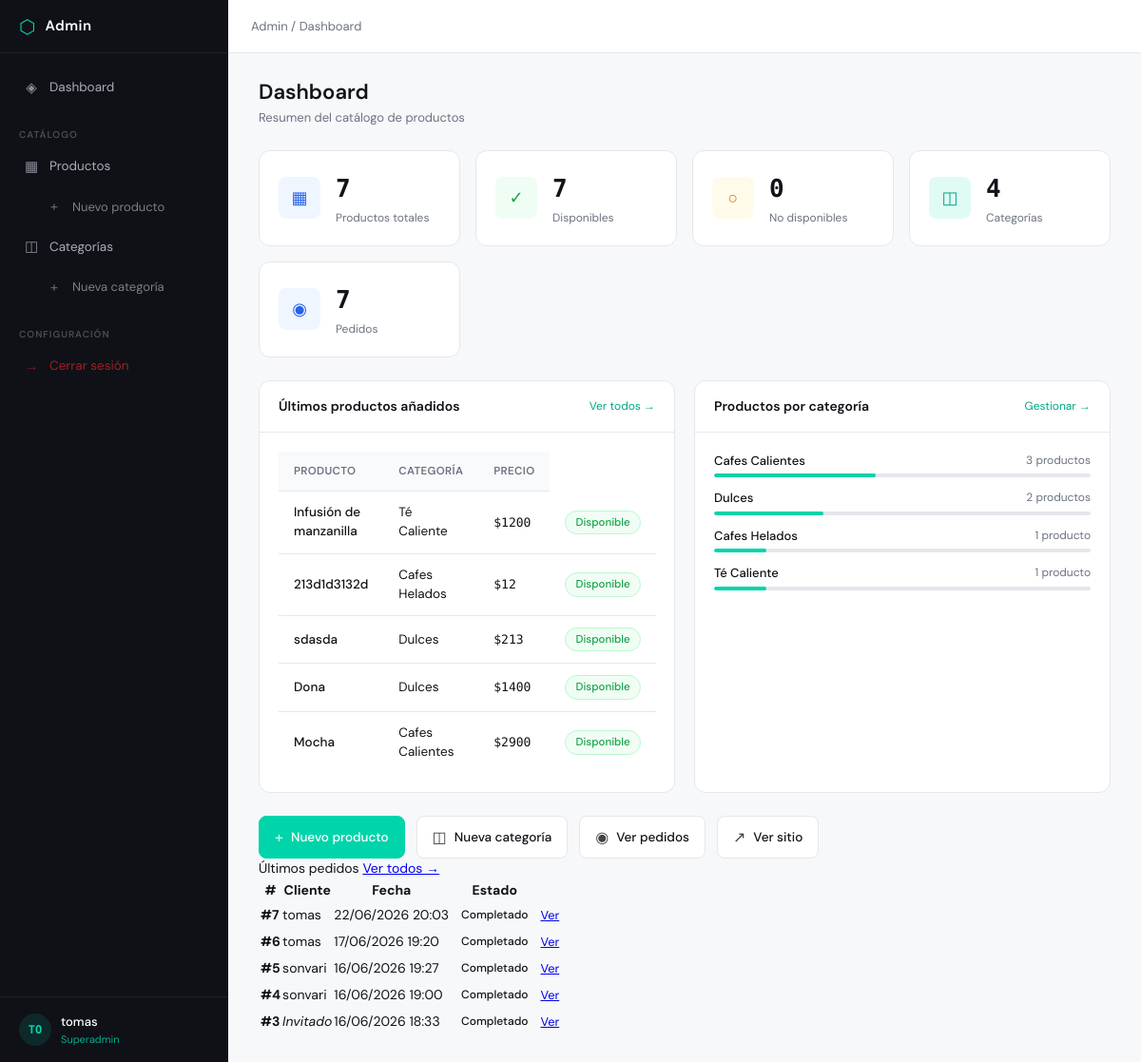
The page /panel/ (signed in) on the database its author committed.
### catalogo/models.py (models this page shows, shortened)
class Producto(models.Model):
    nombre = models.CharField(max_length=200)
    descripcion = models.TextField()
    precio = models.IntegerField()
    stock = models.IntegerField()
    image = models.ImageField(upload_to='productos/', null=True, blank=True)
    categoria = models.ForeignKey(Categoria, on_delete=models.CASCADE, related_name='productos')

class Categoria(models.Model):
    nombre = models.CharField( max_length=100)
    image = models.ImageField(upload_to='categorias/', null=True, blank=True)
    tiene_tamano = models.BooleanField(default=False)
    tiene_tipo_leche = models.BooleanField(default=False)

class Pedido(models.Model):
    cliente = models.ForeignKey(User, on_delete=models.SET_NULL, null=True, blank=True)
    fecha_pedido = models.DateTimeField(auto_now_add=True)
    completado = models.BooleanField(default=False)

### backoffice/views.py (the view)
# urls.py: path('', views.dashboard, name='admin_dashboard'), # Al entrar a /admin-panel/ cargará esto
@admin_required
def dashboard(request):
    total_productos = Producto.objects.count()
    total_categorias = Categoria.objects.count()
    total_pedidos = Pedido.objects.count()
    por_categoria = (Categoria.objects.annotate(num_productos=Count('productos')).order_by('-num_productos')[:5])
    ultimos_productos = Producto.objects.select_related('categoria').order_by('-id')[:5]
    ultimos_pedidos = Pedido.objects.select_related('cliente').order_by('-fecha_pedido')[:5]
    context = {
        'total_productos': total_productos,
        'productos_activos': total_productos,
        'productos_inactivos': 0,
        'total_categorias': total_categorias,
        'total_pedidos': total_pedidos,
        'valor_inventario': 0,
        'por_categoria': por_categoria,
        'ultimos_productos': ultimos_productos,
        'ultimos_pedidos': ultimos_pedidos,
        'sin_stock': Producto.objects.filter(stock=0).count(),
    }
    return render(request, 'admin_panel/dashboard.html', context)

### backoffice/views.py (called while the page is built)
def admin_required(view_func):
    @wraps(view_func)
    def _wrapped_view(request, *args, **kwargs):
        if not request.user.is_authenticated:
            messages.error(request, 'Debes iniciar sesión para acceder al panel.')
            return redirect('admin_login')
        if not (request.user.is_staff or request.user.is_superuser):
            messages.error(request, 'No tienes permisos para acceder al panel.')
            return redirect('inicio') # <-- Lo cambié a 'inicio' para que devuelva al home
        return view_func(request, *args, **kwargs)
    return _wrapped_view

### catalogo/context_processors.py (called while the page is built)
def cantidad_carrito(request):
    total = 0
    if 'carrito' in request.session: # si ya hay un carrito
        for key, value in request.session['carrito'].items():
            total += value['cantidad'] # suma la cantidad de cada prod guardado
    return {'cantidad_carrito' : total} #envia la cantidad al html

### catalogo/templates/admin_panel/dashboard.html (shortened to what this page needs)
{% extends 'admin_panel/base.html' %}
{% block breadcrumb %} / Dashboard{% endblock %}
{% block content %}
<div class="page-header">
  <h1 class="page-title">Dashboard</h1>
  <p class="page-subtitle">Resumen del catálogo de productos</p>
</div>
<div class="stats-grid">
  <div class="stat-card">
    <div class="stat-icon stat-icon--blue">▦</div>
    <div class="stat-body">
      <div class="stat-value">{{ total_productos }}</div>
      <div class="stat-label">Productos totales</div>
    </div>
  </div>
  <div class="stat-card">
    <div class="stat-icon stat-icon--green">✓</div>
    <div class="stat-body">
      <div class="stat-value">{{ productos_activos }}</div>
      <div class="stat-label">Disponibles</div>
    </div>
  </div>
  <div class="stat-card">
    <div class="stat-icon stat-icon--amber">○</div>
    <div class="stat-body">
      <div class="stat-value">{{ productos_inactivos }}</div>
      <div class="stat-label">No disponibles</div>
    </div>
  </div>
  <div class="stat-card">
    <div class="stat-icon stat-icon--teal">◫</div>
    <div class="stat-body">
      <div class="stat-value">{{ total_categorias }}</div>
      <div class="stat-label">Categorías</div>
    </div>
  </div>
  <div class="stat-card">
    <div class="stat-icon stat-icon--blue">◉</div>
    <div class="stat-body">
      <div class="stat-value">{{ total_pedidos }}</div>
      <div class="stat-label">Pedidos</div>
    </div>
  </div>
</div>
<div class="dashboard-grid">
  <div class="card">
    <div class="card-header">
      <h2 class="card-title">Últimos productos añadidos</h2>
      <a href="{% url 'admin_producto_lista' %}" class="card-link">Ver todos →</a>
    </div>
    <div class="card-body">
      {% if ultimos_productos %}
      <table class="table">
        <thead>
          <tr>
            <th>Producto</th>
            <th>Categoría</th>
            <th>Precio</th>
          </tr>
        </thead>
        <tbody>
          {% for p in ultimos_productos %}
          <tr>
            <td>
              <a href="{% url 'admin_producto_editar' p.pk %}" class="table-link">
                {{ p.nombre }}
              </a>
            </td>
            <td>{{ p.categoria.nombre|default:"—" }}</td>
            <td class="num">${{ p.precio }}</td>
            <td>
              <span class="badge {% if p.stock > 0 %}badge--green{% else %}badge--gray{% endif %}">
                {% if p.stock > 0 %}Disponible{% else %}Sin stock{% endif %}
              </span>
            </td>
          </tr>
          {% endfor %}
        </tbody>
      </table>
      {% else %}
      <p class="empty-state">No hay productos aún. <a href="{% url 'admin_producto_crear' %}">Crear el primero →</a></p>
      {% endif %}
    </div>
  </div>
  <div class="card">
    <div class="card-header">
      <h2 class="card-title">Productos por categoría</h2>
      <a href="{% url 'admin_categoria_lista' %}" class="card-link">Gestionar →</a>
    </div>
    <div class="card-body">
      {% if por_categoria %}
      <div class="cat-list">
        {% for cat in por_categoria %}
        <div class="cat-row">
          <div class="cat-info">
            <span class="cat-name">{{ cat.nombre }}</span>
            <span class="cat-count">{{ cat.num_productos }} producto{% if cat.num_productos != 1 %}s{% endif %}</span>
          </div>
          <div class="cat-bar-wrap">
            <div class="cat-bar" style="width: {% widthratio cat.num_productos total_productos 100 %}%"></div>
          </div>
        </div>
        {% endfor %}
      </div>
      {% else %}
      <p class="empty-state">Sin categorías. <a href="{% url 'admin_categoria_crear' %}">Crear una →</a></p>
      {% endif %}
    </div>
  </div>
</div>
<div class="quick-actions">
  <a href="{% url 'admin_producto_crear' %}" class="quick-btn quick-btn--primary">
    <span class="quick-icon">+</span>
    <span>Nuevo producto</span>
  </a>
  <a href="{% url 'admin_categoria_crear' %}" class="quick-btn">
    <span class="quick-icon">◫</span>
    <span>Nueva categoría</span>
  </a>
  <a href="{% url 'admin_pedido_lista' %}" class="quick-btn">
    <span class="quick-icon">◉</span>
    <span>Ver pedidos</span>
  </a>
  <a href="/" class="quick-btn" target="_blank">
    <span class="quick-icon">↗</span>
    <span>Ver sitio</span>
  </a>
</div>
{% if ultimos_pedidos %}
<div class="data-table-card mt-4">
  <div class="data-table-header">
    <span>Últimos pedidos</span>
    <a href="{% url 'admin_pedido_lista' %}" class="ver-todo">Ver todos →</a>
  </div>
  <table class="data-table">
    <thead>
      <tr>
        <th>#</th>
        <th>Cliente</th>
        <th>Fecha</th>
        <th>Estado</th>
        <th></th>
      </tr>
    </thead>
    <tbody>
      {% for pedido in ultimos_pedidos %}
      <tr>
        <td><strong>#{{ pedido.id }}</strong></td>
        <td>{% if pedido.cliente %}{{ pedido.cliente.username }}{% else %}<em>Invitado</em>{% endif %}</td>
        <td>{{ pedido.fecha_pedido|date:"d/m/Y H:i" }}</td>
        <td>
          {% if pedido.completado %}
            <span class="badge bg-success" style="font-size:0.75rem;">Completado</span>
          {% else %}
            <span class="badge bg-warning text-dark" style="font-size:0.75rem;">Pendiente</span>
          {% endif %}
        </td>
        <td><a href="{% url 'admin_pedido_detalle' pedido.pk %}" style="font-size:0.8rem;">Ver</a></td>
      </tr>
      {% endfor %}
    </tbody>
  </table>
</div>
{% endif %}
{% endblock %}

### catalogo/templates/admin_panel/base.html (shortened to what this page needs)
<!DOCTYPE html>
<html lang="es">
<head>
{% load static %}
<link rel="stylesheet" href="{% static 'catalogo/css/admin.css' %}">
</head>
<body>
{% if user.is_authenticated %}
<div class="layout">
  <aside class="sidebar" id="sidebar">
    <div class="sidebar-header">
      <div class="logo">
        <span class="logo-icon">⬡</span>
        <span class="logo-text">Admin</span>
      </div>
    </div>
    <nav class="sidebar-nav">
      <a href="{% url 'admin_dashboard' %}" class="nav-item {% if request.resolver_match.url_name == 'dashboard' %}active{% endif %}">
        <span class="nav-icon">◈</span>
        <span>Dashboard</span>
      </a>
      <div class="nav-section">Catálogo</div>
      <a href="{% url 'admin_producto_lista' %}" class="nav-item {% if 'producto' in request.resolver_match.url_name %}active{% endif %}">
        <span class="nav-icon">▦</span>
        <span>Productos</span>
      </a>
      <a href="{% url 'admin_producto_crear' %}" class="nav-item nav-sub">
        <span class="nav-icon">+</span>
        <span>Nuevo producto</span>
      </a>
      <a href="{% url 'admin_categoria_lista' %}" class="nav-item {% if 'categoria' in request.resolver_match.url_name %}active{% endif %}">
        <span class="nav-icon">◫</span>
        <span>Categorías</span>
      </a>
      <a href="{% url 'admin_categoria_crear' %}" class="nav-item nav-sub">
        <span class="nav-icon">+</span>
        <span>Nueva categoría</span>
      </a>
      <div class="nav-section">Configuración</div>
      <a href="{% url 'admin_logout' %}" class="nav-item nav-logout">
        <span class="nav-icon">→</span>
        <span>Cerrar sesión</span>
      </a>
    </nav>
    <div class="sidebar-footer">
      <div class="user-badge">
        <div class="user-avatar">{{ user.username|slice:":2"|upper }}</div>
        <div class="user-info">
          <span class="user-name">{{ user.get_full_name|default:user.username }}</span>
          <span class="user-role">{% if user.is_superuser %}Superadmin{% else %}Staff{% endif %}</span>
        </div>
      </div>
    </div>
  </aside>
  <main class="main">
    <header class="topbar">
      <div class="breadcrumb">
        <a href="{% url 'admin_dashboard' %}">Admin</a>
        {% block breadcrumb %}{% endblock %}
      </div>
    </header>
    <div class="page-content">
      {% block content %}{% endblock %}
    </div>
  </main>
</div>
{% else %}
  {% block auth_content %}{% endblock %}
{% endif %}
</body>
</html>

### rows shown on the page
Producto: nombre "Infusión de manzanilla", categoria.nombre "Té Caliente", precio "1200", stock "Disponible"
Producto: nombre "213d1d3132d", categoria.nombre "Cafes Helados", precio "12", stock "Disponible"
Producto: nombre "sdasda", categoria.nombre "Dulces", precio "213", stock "Disponible"
Producto: nombre "Dona", categoria.nombre "Dulces", precio "1400", stock "Disponible"
Producto: nombre "Mocha", categoria.nombre "Cafes Calientes", precio "2900", stock "Disponible"
Categoria: nombre "Cafes Calientes", num_productos "3"
Categoria: nombre "Dulces", num_productos "2"
Categoria: nombre "Cafes Helados", num_productos "1"
Categoria: nombre "Té Caliente", num_productos "1"
Pedido: id "7", cliente.username "tomas", fecha_pedido "22/06/2026 20:03", completado "Completado"
Pedido: id "6", cliente.username "tomas", fecha_pedido "17/06/2026 19:20", completado "Completado"
Pedido: id "5", cliente.username "sonvari", fecha_pedido "16/06/2026 19:27", completado "Completado"
Pedido: id "4", cliente.username "sonvari", fecha_pedido "16/06/2026 19:00", completado "Completado"
Pedido: id "3", shows "Invitado", fecha_pedido "16/06/2026 18:33", completado "Completado"

### other values the page prints
{{ user.username|slice:":2"|upper }} "TO"
{{ user.get_full_name|default:user.username }} "tomas"
{{ total_productos }} "7"
{{ productos_activos }} "7"
{{ productos_inactivos }} "0"
{{ total_categorias }} "4"
{{ total_pedidos }} "7"
